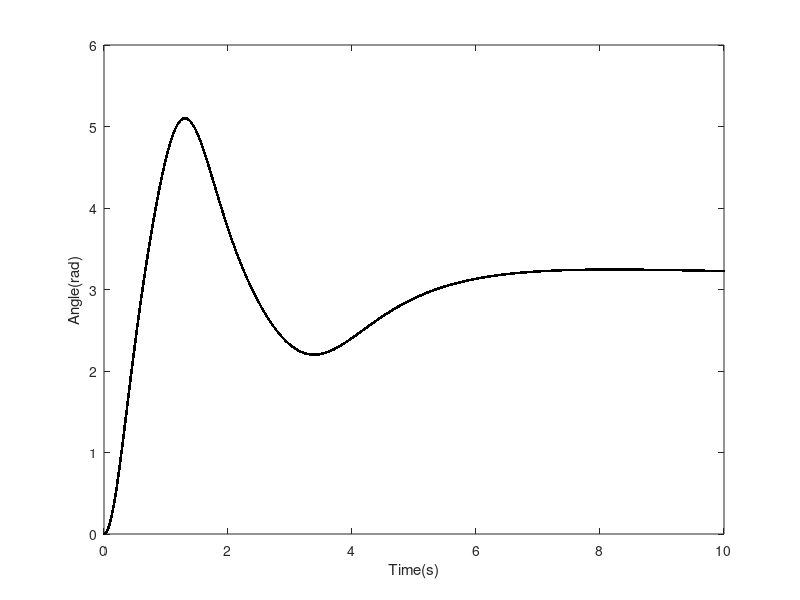
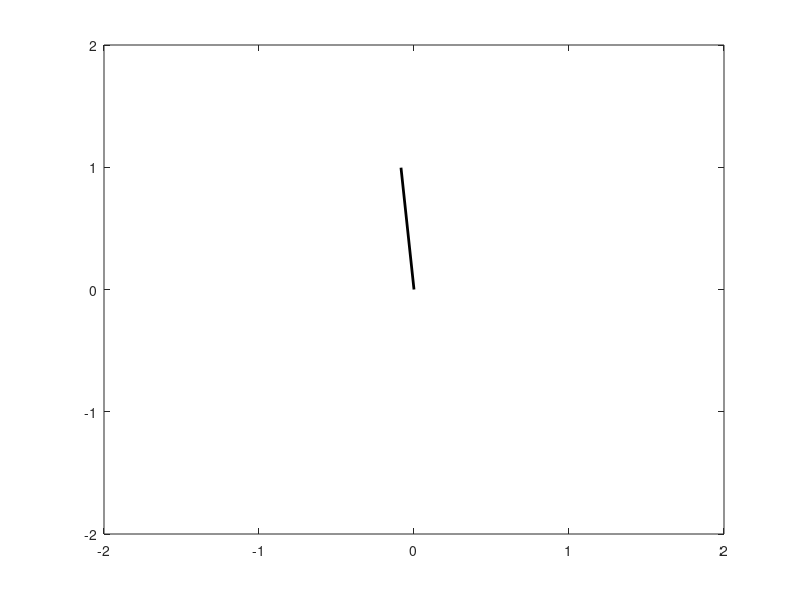

Reproduce these figures in MATLAB, in order.
% 模拟并且施加一个力矩
clc;clear;close all;

m = 1;
g = 9.81;
L = 1;

dt = 0.001;
time_final = 10;

time_vector = (0:dt:time_final)';
theta_vector = zeros(size(time_vector));
dtheta_vector = zeros(size(time_vector));

% 定义增益
Kp = 10;% 比例增益
Kd = 1;% 微分增益

% 期望位置和期望速度
theta_des = pi;
dtheta_des = 0;

% 将初始角度设置为0，然后给一个外部力矩
theta_vector(1) = 0;
dtheta_vector(1) = 0;

for iter = 1:numel(time_vector)-1
    % PD控制器
    tau = Kp*(theta_des-theta_vector(iter)) + Kd*(dtheta_des - dtheta_vector(iter));
    ddtheta = -g/L*sin(theta_vector(iter)) + tau/(m*L^2);

    theta_vector(iter+1) = theta_vector(iter) + dtheta_vector(iter)*dt;
    dtheta_vector(iter+1) = dtheta_vector(iter) + ddtheta*dt;
end


%% 绘图
figure(1)
plot(time_vector,theta_vector,'k.')
xlabel ('Time(s)');
ylabel ('Angle(rad)');
hold on;

FPS = 20;
time_anim = 0:1/FPS:time_vector(end);
theta_anim = interp1(time_vector,theta_vector,time_anim);

figure(2)
for iter = 1:numel(time_anim)
    x_points = [0 L*sin(theta_anim(iter))];
    y_points = [0 -L*cos(theta_anim(iter))];
    plot(x_points,y_points,'k-','LineWidth',2)
    axis([-2 2 -2 2])
    drawnow;
end
